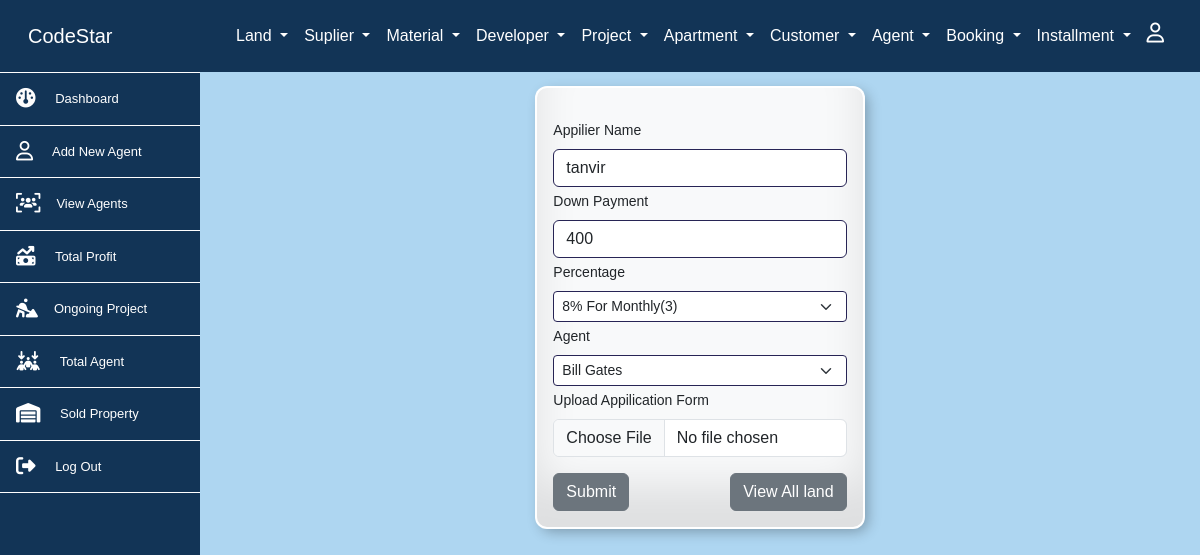
The app's page /pages/instalment/updatedata.php?id=3 (signed in) with its own data.
### tables this page shows
CREATE TABLE `instalment` (
  `instal_id` int NOT NULL,
  `appname` varchar(100) NOT NULL,
  `downp` int NOT NULL,
  `ins_per` int NOT NULL,
  `agent` int NOT NULL,
  `from_pic` varchar(50) NOT NULL,
  `apply_date` datetime NOT NULL DEFAULT CURRENT_TIMESTAMP
);

CREATE TABLE `ins_type` (
  `ins_id` int NOT NULL,
  `ins_name` varchar(100) NOT NULL,
  `ins_rate` double NOT NULL,
  `ins_month` int NOT NULL
);

CREATE TABLE `land_agent` (
  `land_agent_id` int NOT NULL,
  `land_agent_name` varchar(255) DEFAULT NULL,
  `land_agent_contact` varchar(55) DEFAULT NULL,
  `land_agent_location` int DEFAULT NULL,
  `agent_img` varchar(255) DEFAULT NULL,
  `user_id` int NOT NULL,
  `password` varchar(11) NOT NULL,
  `user_name` varchar(50) NOT NULL
);

### pages/instalment/updatedata.php (the view, shortened to what this page needs)
<?php include('../../includes/conf.php');
    $userid = $_GET['id'];
    $sql = "SELECT * FROM instalment where instal_id = $userid";
    $result = $conn->query($sql);
    $row = $result->fetch_assoc();
?>
<div class="col-md-10  container d-flex justify-content-center bg">
 <div class="col-md-4">
 <form method="post" class="col-md-12 bg-light mt-3 pdiv" enctype="multipart/form-data">
  <div class=" p-3">
    <div>
      <label for="lno" class="form-label mt-3">Appilier Name</label>
      <input type="text" class="form-control mb-1 in" id="lno" name="appname" value=<?=$row['appname']?>>
    </div>
    <div>
      <label for="lno" class="form-label">Down Payment</label>
      <input type="text" class="form-control mb-1 in" id="lno" name="downp" value=<?=$row['downp']?>>
    </div>
    <div>
    <label for="larea" class="form-label">Percentage</label>
    <select class="form-select form-select-sm in mb-1" name="ins_per" aria-label=".form-select-sm example">
        <?php
         $sql = "SELECT * FROM ins_type";
         $result = $conn->query($sql);
         while ($rows = $result->fetch_assoc()) {
        ?>
          <option value= "<?php echo$rows['ins_id'];?>" <?php if($rows['ins_id']==$row['ins_per']){echo "selected";}?>><?php echo$rows['ins_name'];?></option>
          <?php }?>
      </select>
    </div>
    <div>
    <label for="larea" class="form-label">Agent</label>
      <select class="form-select form-select-sm in mb-1" name="agent" aria-label=".form-select-sm example">
        <?php
         $sql = "SELECT * FROM land_agent";
         $result = $conn->query($sql);
         while ($rows = $result->fetch_assoc()) {
        ?>
          <option value= "<?php echo $rows['land_agent_id'];?>" <?php if($rows['land_agent_id']==$row['agent']){echo "selected";}?>>
          <?php echo$rows['land_agent_name'];?>
        </option>
          <?php }?>
      </select>
    </div>
    <div class="mb-3">
      <label for="formFile" class="form-label">Upload Appilication Form</label>
      <input class="form-control" type="file" id="formFile" name='pic'>
  </div>
    <button type="submit" class="btn btn-secondary " name="sub">Submit</button>
    <a  type="button"  href="landview.php" class="btn btn-secondary float-end">View All land</a>
  </form>
 </div>
 </div>
</div>

### records on screen
instalment: appname "tanvir", downp "400", ins_per "8% For Monthly(3)", agent "Bill Gates"
